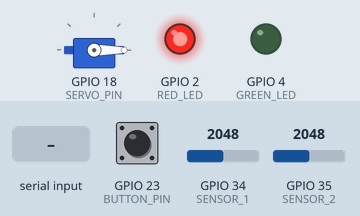
The sketch below on a simulated ESP32. Shown: servo, output pins drawn as LEDs (lit = HIGH). The inputs (shaded band) are chosen by the test bench; at power-on: GPIO 23 (BUTTON_PIN) HIGH, GPIO 34 (SENSOR_1) = 2048, GPIO 35 (SENSOR_2) = 2048. What the sketch prints to the serial monitor is not drawn.

Above: at 1.2 s.
1.3 s: GPIO 23 (BUTTON_PIN) pulled LOW for 0.15 s
At 2.2 s:
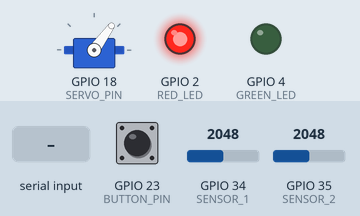
3.1 s: "2\n" received over Serial
At 3.8 s:
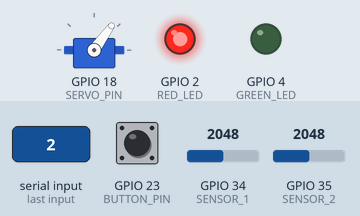
4.6 s: "1\n" received over Serial
At 5.2 s:
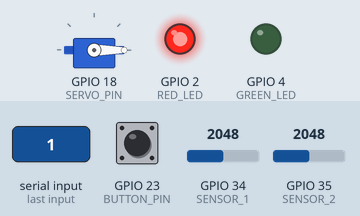
6.1 s: GPIO 23 (BUTTON_PIN) pulled LOW for 1 s
At 6.29 s:
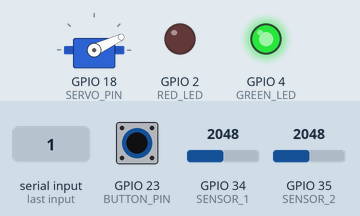
Timing chart, 0 to 9.1 s (numbered marks = the images above; inputs shaded):
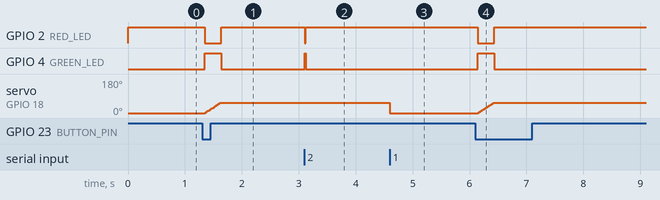

The sketch:

SoftGripper4_slip.ino
```cpp
#include "myFunctions.h"
#include <ESP32Servo.h>

// Pin Definitions
const int SERVO_PIN = 18;       // PWM Signal to motor (yellow cable)
const int BUTTON_PIN = 23;      // Close/Open Gripper. Button to ground (pullup resistor)
const int RED_LED = 2;          // ON when gripper is not grasping
const int GREEN_LED = 4;        // ON when gripper is grasping
const int SENSOR_1 = 34;        // Pressure sensor
const int SENSOR_2 = 35;        // Pressure sensor

// Object definitions
Servo myServo;                  // Servo Motor that controls the gripper

// Constants
const int MIN_US         = 500;   // Minimum pulse width (us)
const int MAX_US         = 2400;  // Maximum pulse width (us)
const int OPEN_ANGLE     = 0;     // 0 deg = fully open
const int CLOSE_ANGLE    = 54;    // 53 deg = fully closed
const int BACKOFF_DEG    = 3;     // Backoff after hard close (unused in incremental mode)
const int MOVE_MS        = 450;   // Legacy delay constant (kept for compatibility)
const int GRASP_DETECT_THRESH = 1200; // ADC threshold to flag isGrasped (green LED on, keep closing)
const int GRASP_STOP_THRESH   = 3000; // ADC threshold to stop closing (firm grasp confirmed)
const int SLIP_THRESH         = 2500; // ADC threshold below which a slip is detected during hold

const int   STEP_DEG  = 1;        // Degrees to advance per step during incremental close
const unsigned long STEP_MS = 5;  // Time between steps (ms)
const unsigned long HOLD_MS = 20; // Sensor polling interval while holding (ms)

// Gripper state
bool isClosed   = false;  // True once gripper has stopped closing (grasped or fully shut)
bool isGrasped  = false;  // True if object was detected during close
bool isClosing  = false;  // True while incremental close is in progress
bool isHolding  = false;  // True while monitoring for slip after a firm grasp
int  currentAngle = OPEN_ANGLE; // Tracks live servo position

// Button state (persistent — must survive across loop() calls)
bool lastButtonReading = HIGH;
bool buttonState       = HIGH;
bool lastSteadyState   = HIGH;

unsigned long lastDebounceTime = 0;
const unsigned long debounceMs = 40;

// Incremental close timing
unsigned long lastStepTime   = 0;
unsigned long graspStartTime = 0;  // Reference time for CSV timestamps
unsigned long holdLastTime   = 0;  // Last sensor poll time during hold

// ─── Helper ────────────────────────────────────────────────────────────────

void startClosing() {
  isClosing      = true;
  isClosed       = false;
  isGrasped      = false;
  isHolding      = false;
  lastStepTime   = millis();
  graspStartTime = millis();
  Serial.println("---");  // Trial separator for multi-trial CSV files
  Serial.println("time_ms,angle,S1,S2,max,is_grasped,event");
}

// Resume closing from currentAngle after a slip — no CSV header reset
void startRecovering() {
  isClosing  = true;
  isClosed   = false;
  isHolding  = false;
  lastStepTime = millis();
  Serial.println("# SLIP detected — recovering...");
}

// ─── Setup ─────────────────────────────────────────────────────────────────

void setup() {
  Serial.begin(115200);

  ESP32PWM::allocateTimer(0);
  ESP32PWM::allocateTimer(1);
  ESP32PWM::allocateTimer(2);
  ESP32PWM::allocateTimer(3);

  myServo.setPeriodHertz(50);
  myServo.attach(SERVO_PIN, MIN_US, MAX_US);

  pinMode(BUTTON_PIN, INPUT_PULLUP);
  pinMode(RED_LED,    OUTPUT);
  pinMode(GREEN_LED,  OUTPUT);

  openGripper();          // Always start open
  currentAngle = OPEN_ANGLE;

  Serial.println("Ready. Button: close/open. Serial: 1=open, 2=close.");
}

// ─── Loop ──────────────────────────────────────────────────────────────────

void loop() {

  // ── 1. Button edge detection ──────────────────────────────────────────
  readButton(BUTTON_PIN, lastButtonReading, lastDebounceTime, buttonState, debounceMs);

  if (buttonState == LOW && lastSteadyState == HIGH) {
    // Falling edge: button just pressed
    if (!isClosed && !isClosing) {
      startClosing();                 // Gripper is open → begin close sequence
    } else {
      // Gripper is closing, holding, or already closed → open immediately
      isClosing  = false;
      isClosed   = false;
      isGrasped  = false;
      isHolding  = false;
      openGripper();
      currentAngle = OPEN_ANGLE;
    }
  }
  lastSteadyState = buttonState;

  // ── 2. Incremental close logic ────────────────────────────────────────
  if (isClosing && (millis() - lastStepTime >= STEP_MS)) {
    lastStepTime = millis();

    // Read sensors directly (suppress per-sensor prints during logging)
    int sensor1    = analogRead(SENSOR_1);
    int sensor2    = analogRead(SENSOR_2);
    int maxReading = max(sensor1, sensor2);

    // Update isGrasped as soon as we cross the detect threshold
    if (maxReading >= GRASP_DETECT_THRESH) {
      isGrasped = true;
    }

    // CSV row: time_ms, angle, S1, S2, max, is_grasped, event
    Serial.print(millis() - graspStartTime); Serial.print(",");
    Serial.print(currentAngle);              Serial.print(",");
    Serial.print(sensor1);                   Serial.print(",");
    Serial.print(sensor2);                   Serial.print(",");
    Serial.print(maxReading);                Serial.print(",");
    Serial.print(isGrasped ? 1 : 0);        Serial.print(",");

    if (maxReading >= GRASP_STOP_THRESH) {
      isClosing  = false;
      isClosed   = true;
      isHolding  = true;
      holdLastTime = millis();
      Serial.println("FIRM_GRASP");
      Serial.print("# FIRM GRASP at angle: ");
      Serial.println(currentAngle);

    } else if (currentAngle >= CLOSE_ANGLE) {
      isClosing = false;
      isClosed  = true;
      // Only hold-monitor if we at least detected something
      isHolding = isGrasped;
      if (isHolding) holdLastTime = millis();
      if (isGrasped) {
        Serial.println("SOFT_GRASP");
        Serial.println("# MAX ANGLE reached — object detected (soft grasp).");
      } else {
        Serial.println("NO_OBJECT");
        Serial.println("# MAX ANGLE reached — no object detected.");
      }

    } else {
      // Advance one step
      Serial.println("CLOSING");
      currentAngle += STEP_DEG;
      myServo.write(currentAngle);
    }
  }

  // ── 3. Hold monitoring — slip detection ──────────────────────────────
  if (isHolding && (millis() - holdLastTime >= HOLD_MS)) {
    holdLastTime = millis();

    int sensor1    = analogRead(SENSOR_1);
    int sensor2    = analogRead(SENSOR_2);
    int maxReading = max(sensor1, sensor2);

    // Log hold readings to CSV with HOLD event tag
    Serial.print(millis() - graspStartTime); Serial.print(",");
    Serial.print(currentAngle);              Serial.print(",");
    Serial.print(sensor1);                   Serial.print(",");
    Serial.print(sensor2);                   Serial.print(",");
    Serial.print(maxReading);                Serial.print(",");
    Serial.print(isGrasped ? 1 : 0);        Serial.print(",");

    if (maxReading < SLIP_THRESH) {
      // Slip detected — re-enter closing from current angle
      isGrasped = false;
      Serial.println("SLIP");
      if (currentAngle < CLOSE_ANGLE) {
        startRecovering();
      } else {
        // Already at max angle, cannot squeeze further
        isHolding = false;
        isClosed  = true;
        Serial.println("# SLIP at max angle — cannot recover.");
      }
    } else {
      Serial.println("HOLD");
    }
  }


  if (isGrasped) {
    digitalWrite(GREEN_LED, HIGH);
    digitalWrite(RED_LED,   LOW);
  } else {
    digitalWrite(GREEN_LED, LOW);
    digitalWrite(RED_LED,   HIGH);
  }

  // ── 4. Serial commands ────────────────────────────────────────────────
  if (Serial.available()) {
    int cmd = Serial.parseInt();
    while (Serial.available()) Serial.read();

    if (cmd == 1) {
      isClosing  = false;
      isClosed   = false;
      isGrasped  = false;
      isHolding  = false;
      openGripper();
      currentAngle = OPEN_ANGLE;
    } else if (cmd == 2) {
      startClosing();
    }
  }
}
```

myFunctions.cpp
```cpp
#include "myFunctions.h"

void calibrate() {
  Serial.println("Calibrating Gripper ...");
}

void openGripper() {
  myServo.write(OPEN_ANGLE);
  isClosed = false;
  Serial.println("# OPEN");
}

void closeGripper() {
  myServo.write(CLOSE_ANGLE);
  delay(MOVE_MS);

  int relaxed = CLOSE_ANGLE - BACKOFF_DEG;
  if (relaxed < 0) relaxed = 0;
  myServo.write(relaxed);

  isClosed = true;
  Serial.println("# CLOSE (with back-off)");
}

void readButton(int pin, bool &lastReading, unsigned long &lastTime, bool &state, unsigned long debounce) {
    bool reading = digitalRead(pin);
    if (reading != lastReading) {
        lastTime = millis();
    }
    if ((millis() - lastTime) > debounce) {
        if (reading != state) {
            state = reading;
        }
    }
    lastReading = reading;
}

int readSensor(int pin, String label) {
  int val = analogRead(pin);
  Serial.print(label);
  Serial.print(":");
  Serial.println(val);

  return val;
}
```

myFunctions.h
```cpp
#ifndef MYFUNCTIONS_H
#define MYFUNCTIONS_H

#include <Arduino.h>
#include <ESP32Servo.h>

void calibrate();
void openGripper();
void closeGripper();
void readButton(int pin, bool &lastReading, unsigned long &lastTime, bool &state, unsigned long debounce);
int readSensor(int pin, String label);

extern Servo myServo;

extern const int OPEN_ANGLE;
extern const int CLOSE_ANGLE;
extern const int BACKOFF_DEG;
extern const int MOVE_MS;

extern bool isClosed;

#endif
```

Measured:
- after the input at 1.3 s, GPIO 2 (RED_LED): HIGH → LOW after 0.05 s, → HIGH 0.29 s later; GPIO 4 (GREEN_LED): LOW → HIGH after 0.05 s, → LOW 0.29 s later; servo on GPIO 18 (SERVO_PIN): moves from 0° to 54° over 0.26 s, starting after 0.05 s
- after the input at 3.1 s, GPIO 2 (RED_LED): HIGH → LOW at once, → HIGH 0.02 s later; GPIO 4 (GREEN_LED): LOW → HIGH at once, → LOW 0.02 s later
- after the input at 4.6 s, servo on GPIO 18 (SERVO_PIN): 54° → 0° at once
- after the input at 6.1 s, GPIO 2 (RED_LED): HIGH → LOW after 0.05 s, → HIGH 0.29 s later; GPIO 4 (GREEN_LED): LOW → HIGH after 0.05 s, → LOW 0.29 s later; servo on GPIO 18 (SERVO_PIN): moves from 0° to 54° over 0.26 s, starting after 0.05 s
